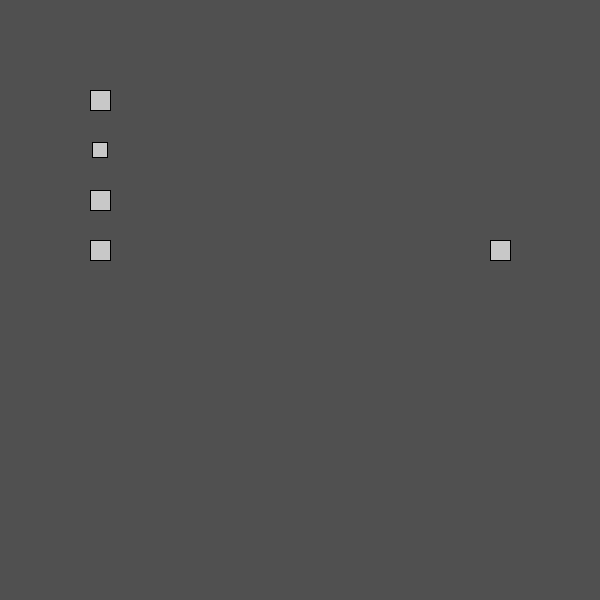
Frame 1 (no input)
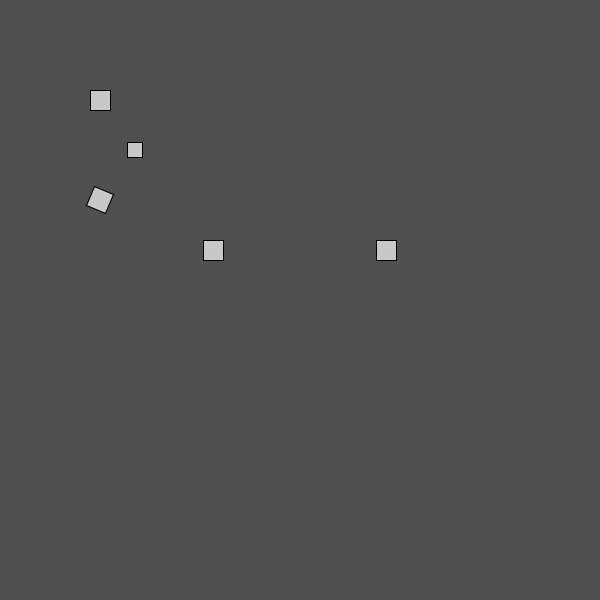
Frame 60 (the mouse pressed at the canvas centre just before this capture)
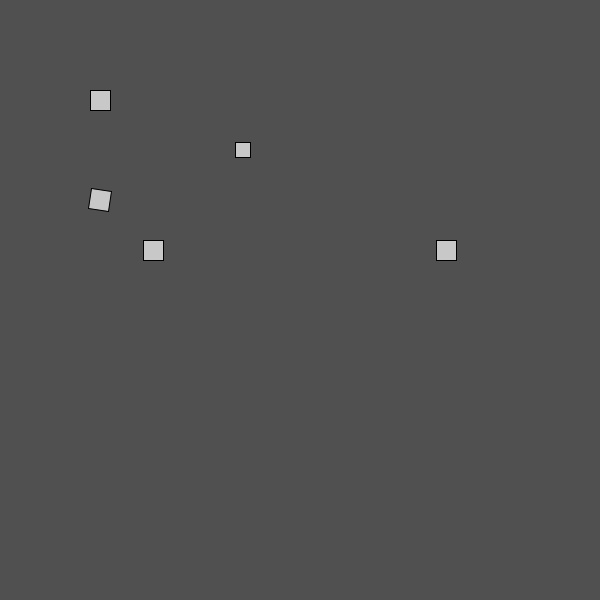
Frame 120 (the mouse held since frame 60 and released just before this capture)

The Processing sketch that drew these frames (run headless with seeded random() and noise(); from frame 60 on, the mouse is pressed at the canvas centre):

// Processing sketch: sketch_161013b
// ── sketch_161013b.pde
Mover m1;
Mover m2;
Mover m3;

Mover[] m4;
  PVector gravity;

void setup(){
  size(600,600);
  background(80);
  
  m1 = new Mover(100,100, 4, 20);
  m2 = new Mover(100,150, 4, 15);
    m2.accel.x = 0.0002;
  m3 = new Mover(100,200, 4, 20);
    m3.aAccel = 0.02;

  m4 = new Mover[2];
  for(int i=0; i < m4.length;  i++){
    m4[i] =  new Mover(-1*i*(200-width)+100,250, 4, 20);
  }
 
  
}

void draw(){
  background(80);
  
  m1.update();
  m1.display();
    
  m2.accel.x = 0.02;
  m2.update();
    if(m2.loc.x > width -20){
      m2.reset();
    }
  m2.display();
  
  m3.aAccel = 0.002;
  m3.update();
    if(m3.aVel > 5){
      m3.reset();
    }
  m3.display();
  
  gravity = m4[1].attract(m4[0]);
  m4[0].applyForce(gravity);
  gravity = m4[0].attract(m4[1]);
  m4[1].applyForce(gravity);
  m4[0].update();
  m4[1].update();
  m4[0].display();
  m4[1].display();
}
// ── Mover.pde
class Mover{
  
  PVector loc;
  PVector vel;
  PVector accel;
  
  float angle;
  float aVel;
  float aAccel;
  
  float mass;
  float volume;
  
  float startX;
  float startY;

  Mover(float x_, float y_, float mass_, float volume_){
    loc = new PVector(x_, y_);
    vel = new PVector(0,0);
    accel = new PVector(0, 0);
    
    
    mass = mass_;
    volume = volume_;
    
    startX = x_;
    startY = y_;
  }
  
  void update(){
    loc.add(vel);
    vel.add(accel);
    vel.limit(30);
    accel.mult(0);
    loc.x = constrain(loc.x, 0, width);
    loc.y = constrain(loc.y, 0, height);
    
    angle += aVel;
    aVel += aAccel;
    aVel = constrain(aVel,-15,15);
    aAccel =0;
  }
  
  void display(){
    fill(200);
    pushMatrix();
    translate(loc.x, loc.y);
    rotate(angle);
    rect(-volume/2, -volume/2, volume, volume);
    popMatrix();
  }
  
  void checkEdges(){
    float c = 0.5;
    if(loc.x < 0){
      vel.x = c* Math.abs(vel.x);
    }
    if(width-mass < loc.x){
      vel.x =-c* Math.abs(vel.x);
    }
    
    if(loc.y < 0){
      vel.y = c*Math.abs(vel.y);
    }
    if(height-mass < loc.y){
      vel.y = -c*Math.abs(vel.y);
    }
  }
  
  void applyForce(PVector force){
    accel.add(PVector.div(force,mass));
  }
  
    void ignoreForce(PVector force){
    accel.sub(PVector.div(force,mass));
  }
  
  /*
   void applyForce(Force f){
    accel.add(PVector.div(f.vForce,mass));
  }
  
    void ignoreForce(Force f){
    accel.sub(PVector.div(f.vForce,mass));
  }
  */
  
  void reset(){
    loc.x = startX;
    loc.y = startY;
    vel.mult(0);
    
    angle =0;
    aVel =0;
  }
    
  
  PVector attract(Mover m){
    float G = 10;
    float distance = PVector.sub(loc,m.loc).mag();
    distance = constrain(distance, 5, 25);
    PVector r =  PVector.sub(loc,m.loc).normalize();
    
    return r.mult(G*mass*m.mass).div(distance*distance);
  }
}
